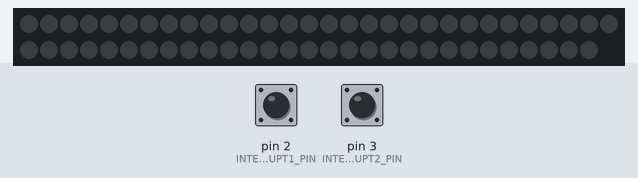
Simulated run of this sketch. Board: Arduino Uno, built with avr-gcc and run on an emulated ATmega328P. Parts: 59 RGB LEDs in strip order, left to right, continuing on the next row. The test bench sets the inputs (shaded band); at power-on: pin 2 (INTERRUPT1_PIN) LOW, pin 3 (INTERRUPT2_PIN) LOW. Dim RGB values are drawn brighter than linear.

Above: at 1.2 s.
1.3 s: pin 2 (INTERRUPT1_PIN) pulled HIGH for 0.15 s
At 1.46 s:
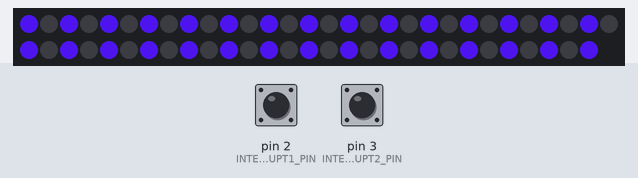
3.1 s: pin 3 (INTERRUPT2_PIN) pulled HIGH for 0.15 s
At 3.26 s:
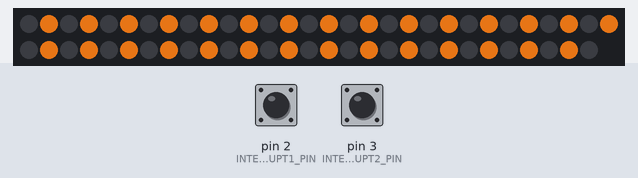
4.9 s: pin 2 (INTERRUPT1_PIN) driven HIGH and pin 3 (INTERRUPT2_PIN) driven HIGH
At 5.22 s:
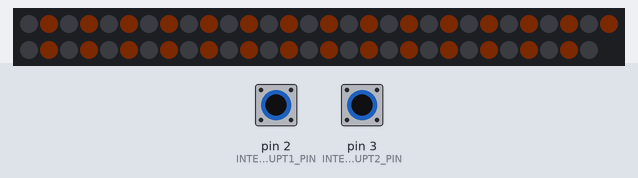
Timing chart, 0 to 7.9 s (numbered marks = the images above; inputs shaded):
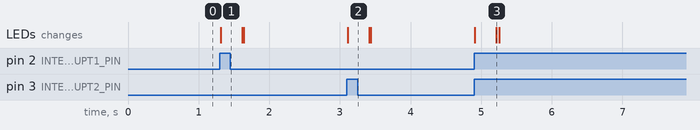

Measured:
- after the input at 1.3 s, the LEDs: change at once (image 1)
- after the input at 3.1 s, the LEDs: change at once (image 2)
- after the input at 4.9 s, the LEDs: first change at once (image 3 shows a later state)

The sketch:

TriggerRGB.ino
```cpp
 #include "FastLED.h"

// How many leds in your strip?
#define NUM_LEDS 59

// For led chips like Neopixels, which have a data line, ground, and power, you just
// need to define DATA_PIN.  For led chipsets that are SPI based (four wires - data, clock,
// ground, and power), like the LPD8806 define both DATA_PIN and CLOCK_PIN
#define LED_PIN 5
#define INTERRUPT1_PIN 2
#define INTERRUPT2_PIN 3

// Define the array of leds
CRGB leds[NUM_LEDS];

int brightness1;
int brightness2;
int brightnessDecayStep;
volatile bool firePulse1;
volatile bool firePulse2;

int sensorPin = A0;    // select the input pin for the potentiometer
int deltaBrightness = 8;  // variable to store the value coming from the sensor

unsigned long tDelay;
unsigned long tFire1;
unsigned long tFire2;

void handlePulse1() {
  tFire1 = millis();
//  deltaBrightness = analogRead(sensorPin);
//  deltaBrightness = map(tDelay, 0, 1023, 1, 20);
  brightness1 = 255;
  firePulse1 = true;
}

void handlePulse2() {
  tFire2 = millis();
//  deltaBrightness = analogRead(sensorPin);
//  tDelay = map(tDelay, 0, 1023, 1, 20);
  brightness2 = 255;
  firePulse2 = true;
}


void setup() {
  FastLED.addLeds<NEOPIXEL, LED_PIN>(leds, NUM_LEDS);
  pinMode(INTERRUPT1_PIN, INPUT);
  attachInterrupt(digitalPinToInterrupt(INTERRUPT1_PIN), handlePulse1, RISING);
  pinMode(INTERRUPT2_PIN, INPUT);
  attachInterrupt(digitalPinToInterrupt(INTERRUPT2_PIN), handlePulse2, RISING);

  firePulse1 = false;
  firePulse2 = false;
  brightness1 = 255;
  brightness2 = 255;

//  tDelay = analogRead(sensorPin);
//  tDelay = map(tDelay, 0, 1023, 1, 20);

  tDelay = 5;
  tFire1 = 0;
  tFire2 = 0;
}

void loop() {
//  turnOnRGB();
//  delay(500);
//  turnOffRGB();
//  delay(500);

  if(firePulse1 && millis() - tFire1 > tDelay) {
    if(brightness1 > 0) {
      for(int i = 0; i < 59; i++) {
        if(i%2 == 0) {
          leds[i] = CHSV(180, 190, brightness1);
        }
      }
      FastLED.show();
      tFire1 = millis();
      brightness1 -= deltaBrightness;
    } else {
      firePulse1 = false;
    }
  } else {
    for(int i = 0; i < 59; i++) {
      if(i%2 == 0) {
        leds[i] = CRGB::Black;
      }
    }
    FastLED.show();
  }

  if(firePulse2 && millis() - tFire2 > tDelay) {
    if(brightness2 > 0) {
      for(int i = 0; i < 59; i++) {
        if(i%2 == 1) {
          leds[i] = CHSV(30, 190, brightness2);
        }
      }
      FastLED.show();
      tFire2 = millis();
      brightness2 -= deltaBrightness;
    } else {
      firePulse2 = false;
    }

  } else {
    for(int i = 0; i < 59; i++) {
        if(i%2 == 1) {
          leds[i] = CRGB::Black;
        }
      }
    FastLED.show();
  }
}

void turnOnRGB() {
  for(int i = 0; i < 59; i++) {
    leds[i] = CHSV(180, 190, brightness1);
  }
  FastLED.show();
}

void turnOffRGB() {
  for(int i = 0; i < 59; i++) {
    leds[i] = CRGB::Black;
  }
  FastLED.show();
}
```

comet.h
```cpp
#include <Arduino.h>
#define FASTLED_INTERNAL
#include <FastLED.h>

extern CRGB g_LEDs[];

void CometResetPos() {
    if(NUM_LEDS % 2 == 1) {
        cPos0 = NUM_LEDS / 2 - 1;
        cPos1 = NUM_LEDS / 2;
    } else {
        cPos0 = NUM_LEDS / 2;
        cPos1 = NUM_LEDS / 2;
    }
}

bool CometReachEnd() {
    return (cPos0 > (NUM_LEDS - cometSize));
}


void DrawComet(){
    const int deltaHue  = 4;

    static byte hue0 = HUE_ORANGE;
    static byte hue1 = HUE_ORANGE;
    static int iDirection0 = 1;

    // hue0 += deltaHue;
    // hue1 += deltaHue;

    if(!CometReachEnd()) {
        cPos0 += iDirection0;
        cPos1 -= iDirection0;

        for (int i = 0; i < cometSize; i++) {
            g_LEDs[cPos0 + i].setHue(
                hue0
            );
            g_LEDs[cPos1 - i].setHue(
                hue0
            );
        }
    }
}
```

comet_reverse.h
```cpp
#include <Arduino.h>
#define FASTLED_INTERNAL
#include <FastLED.h>

extern CRGB g_LEDs[];


void CometReverseResetPos() {

    crPos0 = 0;
    crPos1 = NUM_LEDS - 1;

}

bool CometReverseReachEnd() {
    return (crPos0 > crPos1);
}

void DrawCometReverse(){
    const int deltaHue  = 4;

    static byte hue0 = HUE_AQUA;
    static byte hue1 = HUE_AQUA;
    static int iDirection0 = 1;

    // hue0 += deltaHue;
    // hue1 += deltaHue;

    if(!CometReverseReachEnd()) {
        for (int i = 0; i < cometSize; i++) {
            g_LEDs[crPos0 + i].setHue(
                g_LEDs[crPos0 + i].getLuma() + hue0
            );

            g_LEDs[crPos1 - i].setHue(
                g_LEDs[crPos1 - i].getLuma() + hue1
            );
        }

        crPos0 += iDirection0;
        crPos1 -= iDirection0;
    }
}
```

comet_utils.h
```cpp
#include <Arduino.h>
#define FASTLED_INTERNAL
#include <FastLED.h>

extern CRGB g_LEDs[];

const byte fadeAmt = 128;


void FadeLED() {
// Random   ly fade the LEDs
    for (int j = 0; j < NUM_LEDS; j++) {
        // if (random(10) > 5)
        g_LEDs[j] = g_LEDs[j].fadeToBlackBy(fadeAmt);
    }
}

void ClearLED() {
    for(int i = 0; i < NUM_LEDS; i++) {
        g_LEDs[i] = CRGB::Black;
    }
}
```

main.cpp
```cpp
#include <Arduino.h>            // Arduino Framework
#define FASTLED_INTERNAL        // Suppress build banner
#include <FastLED.h>


#define NUM_LEDS    25          // Led number
#define LED_PIN     5           // Led data pin
#define SENSOR1_Pin A0          // Custom control 1
#define SENSOR2_Pin A1          // Custom control 2
#define INTERRUPT1_PIN 2        // Trigger input 1
#define INTERRUPT2_PIN 3        // Trigger input 2

CRGB g_LEDs[NUM_LEDS] = {0};    // Frame buffer for FastLED

int g_lineHeight = 0;
int g_Brightness = 255;           // 0-255 LED brightness scale

volatile bool firePulse1 = false;
volatile bool firePulse2 = false;
unsigned long tDelay = 15;
unsigned long tFire1 = 0;
unsigned long tFire2 = 0;
unsigned long tDelayCheck = 0;


// Comet status
const int cometSize = 2;
int cPos0 = NUM_LEDS / 2 - 1;
int cPos1 = NUM_LEDS / 2;
int crPos0 = 0;
int crPos1 = NUM_LEDS - 1;


#include "comet.h"
#include "comet_reverse.h"
#include "comet_utils.h"


void handlePulse1() {
  tFire1 = millis();
  firePulse1 = true;
  CometResetPos();
}

void handlePulse2() {
  tFire2 = millis();
  firePulse2 = true;
  CometReverseResetPos();
}


void setup() {
  pinMode(LED_BUILTIN, OUTPUT);
  pinMode(LED_PIN, OUTPUT);

  FastLED.addLeds<WS2812B, LED_PIN, GRB>(g_LEDs, NUM_LEDS);               // Add our LED strip to the FastLED library
  FastLED.setBrightness(g_Brightness);
  FastLED.setMaxPowerInMilliWatts(900);

  pinMode(INTERRUPT1_PIN, INPUT);
  attachInterrupt(digitalPinToInterrupt(INTERRUPT1_PIN), handlePulse1, RISING);
  pinMode(INTERRUPT2_PIN, INPUT);
  attachInterrupt(digitalPinToInterrupt(INTERRUPT2_PIN), handlePulse2, RISING);

  ClearLED();
  CometResetPos();
  CometReverseResetPos();
}

void loop() {
  // Analog input1 custom function
  tDelay = analogRead(SENSOR1_Pin);
  tDelay = map(tDelay, 0, 1023, 10, 30);

  // Use analog input 1 to control led decay time
  if(millis() - tDelayCheck > tDelay) {
    if(firePulse1) {
      if(CometReachEnd()) {
        firePulse1 = false;
      }
      tFire1 = millis();
      DrawComet();
    }

    if(firePulse2) {
      if(CometReverseReachEnd()) {
        firePulse2 = false;
      }
      tFire2 = millis();
      DrawCometReverse();
    }
    FadeLED();

    FastLED.show(g_Brightness);

    tDelayCheck = millis();
  }
}
```
